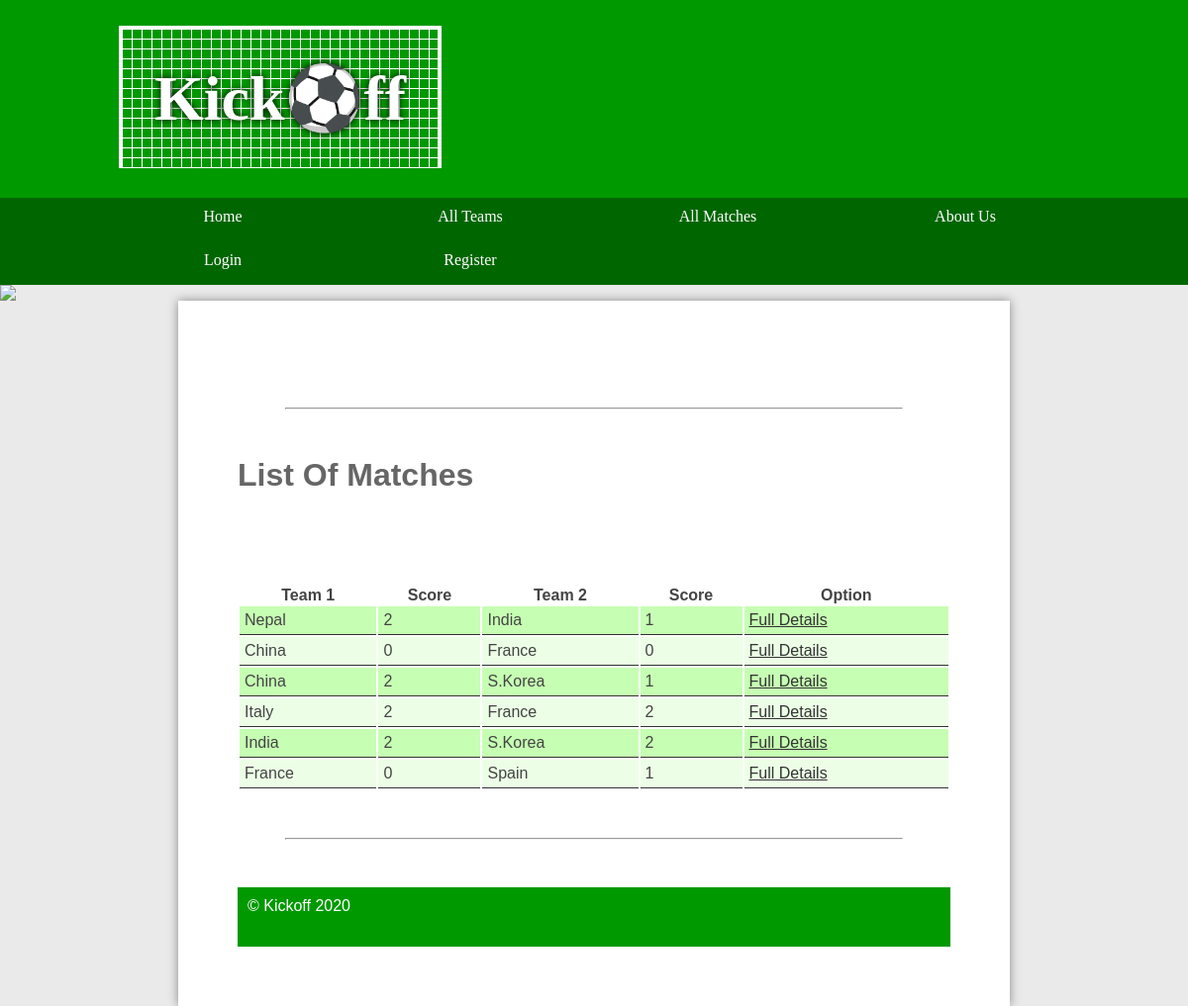
The page /match_list.php on the database its author committed.
### tables this page shows
CREATE TABLE IF NOT EXISTS `matchess` (
  `match_id` int(200) NOT NULL AUTO_INCREMENT,
  `team_one` varchar(200) NOT NULL,
  `team_two` varchar(200) NOT NULL,
  `date_of_match` date NOT NULL,
  `team_one_score` varchar(200) NOT NULL,
  `team_two_score` varchar(200) NOT NULL,
  `match_status` varchar(200) NOT NULL,
  `match_image` text NOT NULL,
  PRIMARY KEY (`match_id`)
);

### match_list.php (the view, shortened to what this page needs)
<?php include "includes/db.php"; ?>
<?php include "includes/header.php"; ?>
    <?php include "includes/navigation.php"; ?>
<img src="images/randombanner.php"/>
	<main class="home">
<hr />
		<h1>List Of Matches</h1> <br> <br>
		<table class="teams">
			 <table class="teams">
                                <thead>
                                    <tr>
                                        <th>Team 1</th>
                                        <th>Score</th>
                                        <th>Team 2</th>
                                        <th>Score</th>
                                        <th>Option</th>
                                    </tr>
                                </thead>
                                <tbody>
		<?php  $query = "SELECT *  FROM  matchess ";
                 $select_all_match_query = mysqli_query($connection,$query);
                  while($row = mysqli_fetch_assoc($select_all_match_query)) {
                        $match_id = $row['match_id'];
                        $team_one = $row['team_one'];
                        $team_two = $row['team_two'];
                        $team_one_score = $row['team_one_score'];
                        $team_two_score = $row['team_two_score'];
                          echo "<tr>";
                                         echo "<td> {$team_one} </td>";
                                         echo "<td> {$team_one_score} </td>";
                                         echo  "<td> {$team_two} </td>";
                                         echo  "<td> {$team_two_score} </td>"; ?>
                                       <td> <a href="match_info.php?match_id=<?php echo $match_id; ?>" style="padding-top: 2%; padding-right: 10%;">Full Details </a> </td>
                                        <?php
                    }
                        ?>
                          </tbody>
                            </table>
		<hr />
		<?php include "includes/footer.php"; ?>

### css/styles.css (style rules this page uses)
* { margin: 0; padding: 0; }
html { font-family: 'Oxygen-Regular', verdana, sans-serif; }
body { background-color: #eaeaea; }
body > img { width: 100%; display: block; }
main a { color: #333; }
main { min-height: 50vh; background-color: #fff; width: 70vw; display: block; margin: auto; box-shadow: 0px 0px 10px #888; color:#444; }
.home { padding: 5vw; width: 60vw; }
hr { margin: 3em; }
table tr:nth-child(odd) td { background-color: #c6ffb3; }
table tr:nth-child(even) td { background-color: #ecffe6; }
table { width: 100%; margin-top: 20px; }
td { padding: 5px; border-bottom: 1px solid #333; }
main h1 { color: #666; margin-bottom: 0.5em; }

### rows shown on the page
matchess: team_one "Nepal", team_one_score "2", team_two "India", team_two_score "1"
matchess: team_one "China", team_one_score "0", team_two "France", team_two_score "0"
matchess: team_one "China", team_one_score "2", team_two "S.Korea", team_two_score "1"
matchess: team_one "Italy", team_one_score "2", team_two "France", team_two_score "2"
matchess: team_one "India", team_one_score "2", team_two "S.Korea", team_two_score "2"
matchess: team_one "France", team_one_score "0", team_two "Spain", team_two_score "1"
